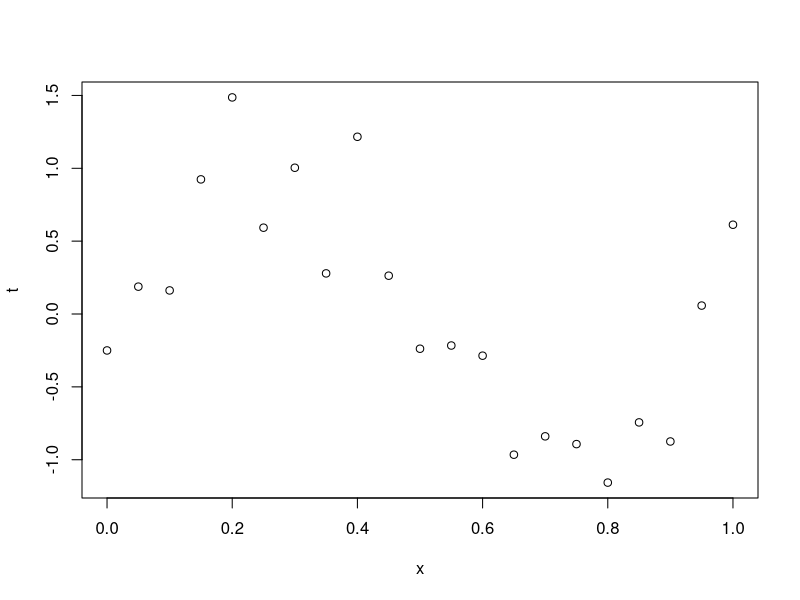
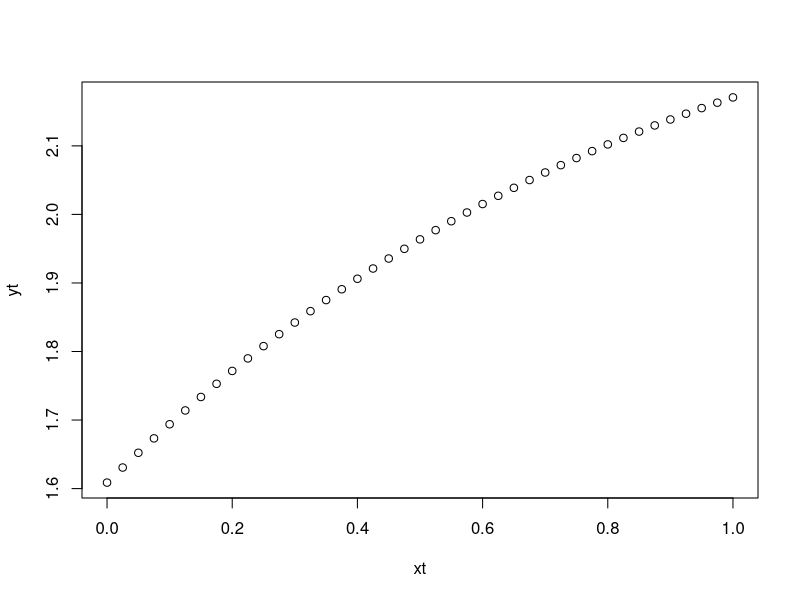
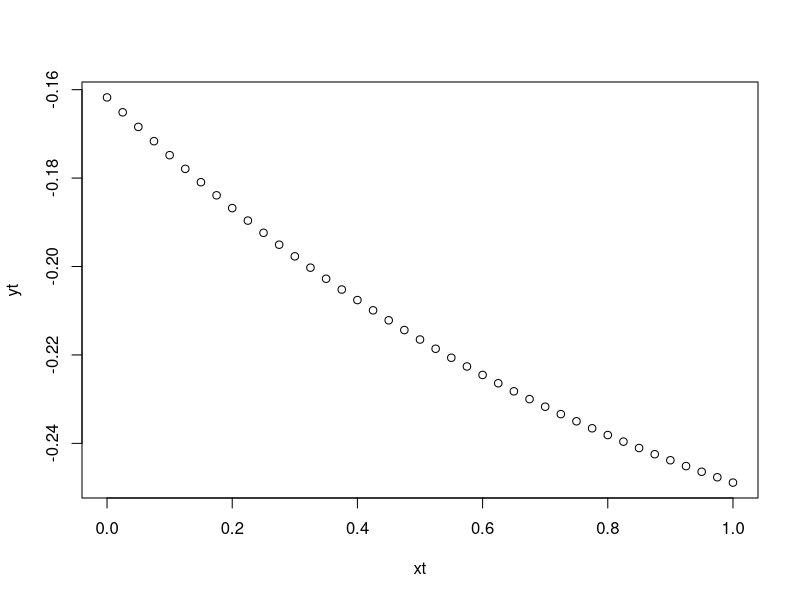

Source code (R) for these figures, in order:
# N: number of training data
# s: number of hidden unit
# l: learning rate parameter

N=21
s=5
l=0.03

# generate traning data
x <- seq(0,1,by=1/(N-1))
t <- sin(2*pi*x)+rnorm(N,sd=0.25)
plot(x,t)

w1 <- matrix(0.7,s,2)
w2 <- matrix(0.4,1,s+1)

xt <- seq(0,1,by=0.025)
yt <- array()
for (i in 1:41){
  a <- w1 %*% c(1, xt[i])
  z <- tanh(a)
  y <- w2 %*% c(1,z)
  yt[i] <- y
}
plot(xt, yt)

for (k in 1:10) {
for (i in 1:N) {
  # forward propagation
  a <- w1 %*% c(1, x[i])
  cat("===a===\n")
  print(a)
  z <- tanh (a)
  cat("===z===\n")
  print(z)
  y = w2 %*% c(1, z)
  cat("===y===\n")
  print(y)

  # back propagation
  d2 = y - t[i]
  cat("===d2===\n")
  print(d2)
  w2 = w2 - l * d2 * c(1, z)
  cat("===w2===\n")
  print(w2)

  d1 = d2 %*% (1-tanh(t(a))^2) * t(w2[1,1:s])
  cat("===d1===\n")
  print(d1)
  w1 = w1 - l * t(d1) %*% c(1, x[i])
  cat("===w1===\n")
  print(w1)
}
}

cat("learning end print w1 and w2\n")
print(w1)
print(w2)

# test data
xt <- seq(0,1,by=0.025)
yt <- array()
for (i in 1:41){
  a <- w1 %*% c(1,xt[i])
  z <- tanh(a)
  y <- w2 %*% c(1,z)
  yt[i] <- y
}
plot(xt, yt)